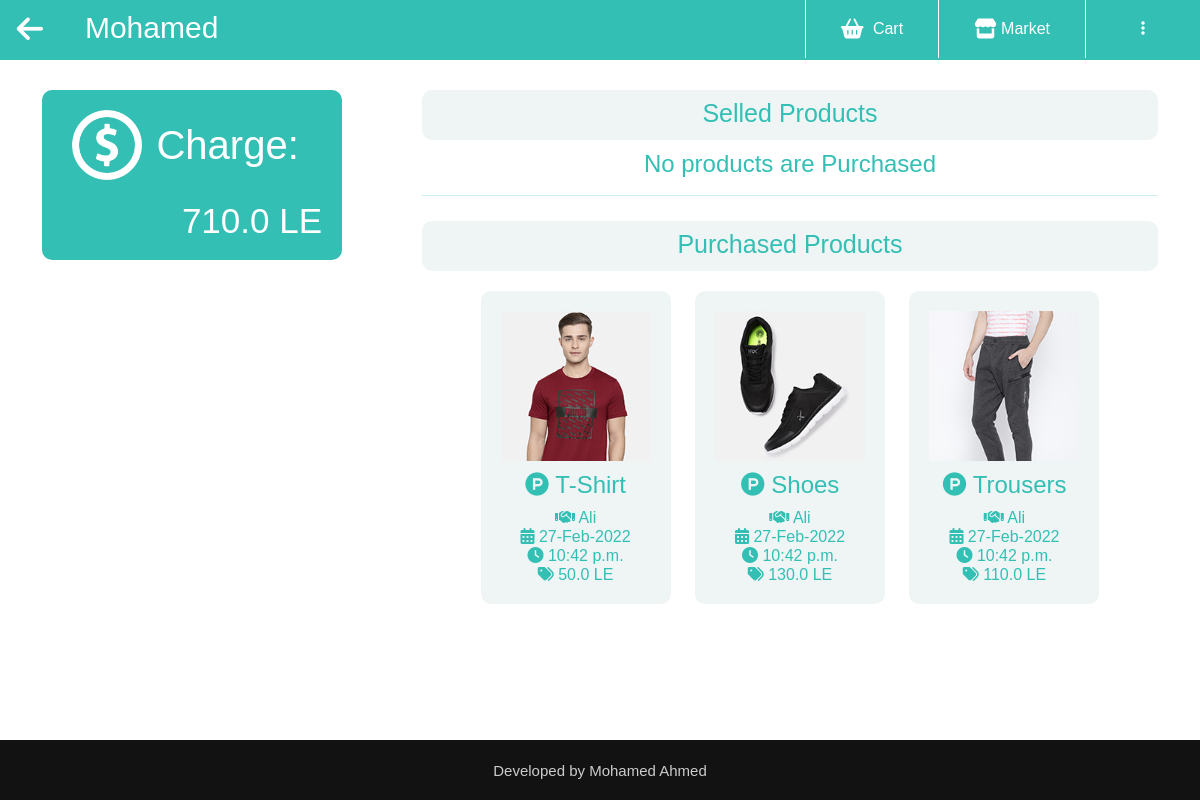
Page /2 (signed in) on the earlier database version.
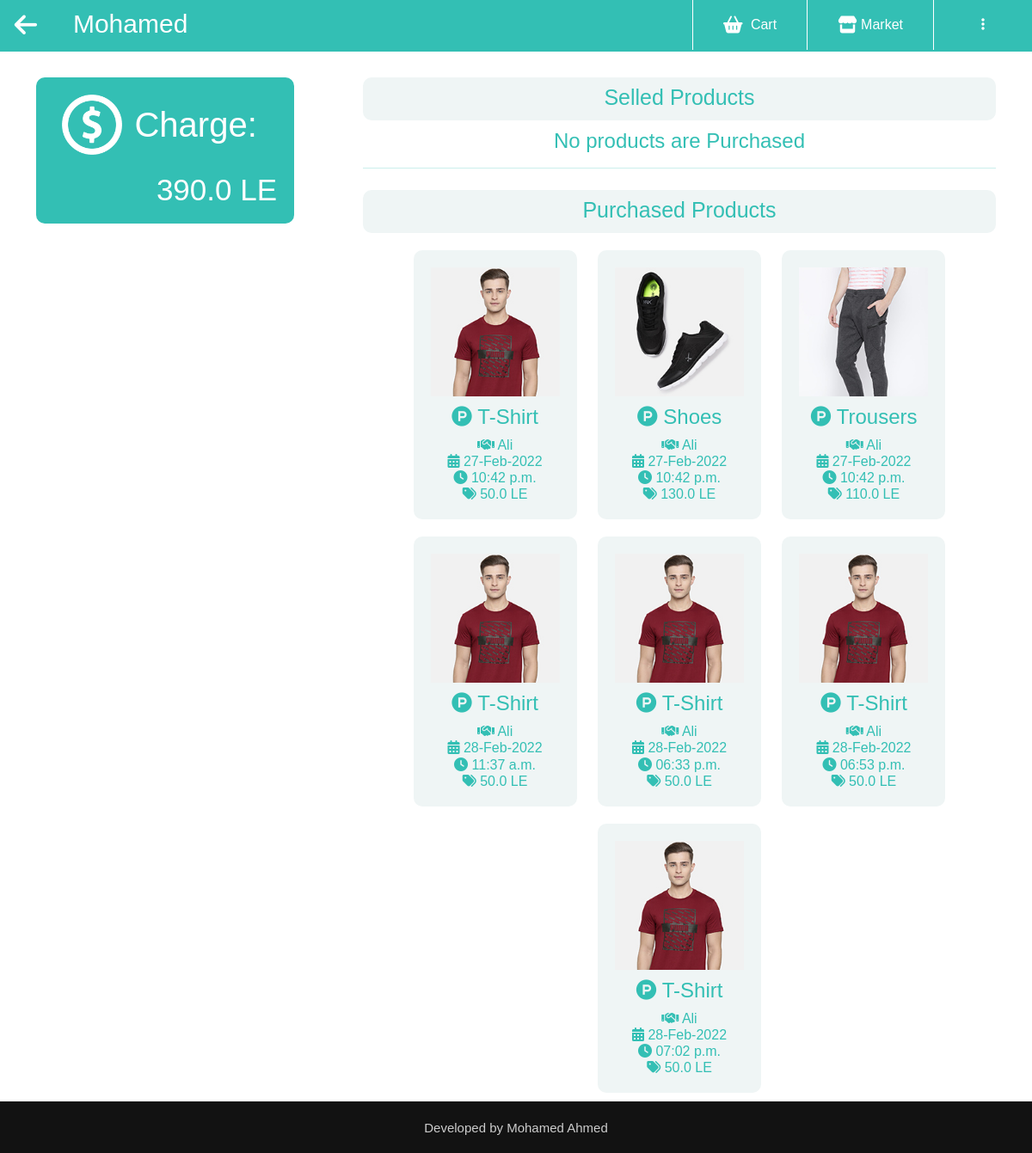
Same page on the later database version.
### marketplace/models.py (models this page shows, shortened)
class Account(AbstractBaseUser):
    username        = models.CharField(max_length=30, unique=True)
    email           = models.EmailField(verbose_name="email", max_length=80, unique=True)
    date_joined     = models.DateTimeField(verbose_name="date joined", auto_now_add=True)
    last_login      = models.DateTimeField(verbose_name="last login", auto_now=True)
    is_admin        = models.BooleanField(default=False)
    is_active       = models.BooleanField(default=False)
    is_staff        = models.BooleanField(default=False)
    is_superuser    = models.BooleanField(default=False)
    hideEmail       = models.BooleanField(default=True)
    balance         = models.FloatField(validators=[MinValueValidator(0)], default=0)
    objects = MyAccountManager()
    USERNAME_FIELD = 'email'
    REQUIRED_FIELDS = ['username']
    def __str__(self):
        return self.username

class Ownership(models.Model):
    id          = models.UUIDField(primary_key=True, default=uuid.uuid4, editable=False)
    seller      = models.ForeignKey(Account, on_delete=models.CASCADE, related_name="seller")
    buyer       = models.ForeignKey(Account, on_delete=models.CASCADE, related_name="buyer")
    product     = models.ForeignKey(Product, on_delete=models.CASCADE, related_name="productsBought")
    quantity    = models.IntegerField(validators=[MinValueValidator(0), MaxValueValidator(100)], blank=True)
    date_buy    = models.DateTimeField(verbose_name="date buy", auto_now_add=True)

class Product(models.Model):
    categories = (
        ('Digital Devices', 'Digital Devices'),
        ('Clothes', 'Clothes'),
        ('Sport', 'Sport'),
        ('Food', 'Food'),
        ('Home Devices', 'Home Devices'),
        ('Other', 'Other')
    )
    id          = models.UUIDField(primary_key=True, default=uuid.uuid4, editable=False)
    name        = models.CharField(max_length=30)
    description = models.CharField(max_length=200, default="")
    price       = models.FloatField(validators=[MinValueValidator(0)])
    quantity    = models.IntegerField(validators=[MinValueValidator(0), MaxValueValidator(1000)])
    recommend   = models.IntegerField(validators=[MinValueValidator(0)], default=0)
    category    = models.CharField(max_length=15, choices=categories, default=1)
    user        = models.ForeignKey(Account, on_delete=models.CASCADE, related_name="productOwner")
    image       = models.ImageField(upload_to="%Y/%m/%d", blank= True,
                    default='default.jpg')
    def __str__(self):
        return self.name

### marketplace/views.py (the view)
# urls.py: path("<str:id>", views.account, name="account"),
@login_required
def account(request, id):
    if request.user.id == int(id):
        request.session['back'] = 'account'
        user = Account.objects.get(pk= id)
        sProducts = Ownership.objects.filter(seller= user)
        pProducts = Ownership.objects.filter(buyer= user)
        return render(request, "marketplace/account.html", {
            "user": user,
            "sproduct": sProducts,
            "pproduct": pProducts
        })
    return HttpResponseRedirect(reverse('index'))

### marketplace/templates/marketplace/account.html (shortened to what this page needs)
{% extends 'marketplace/layout.html' %}
{% load static %}
{% block css %}
    <link rel="stylesheet" href="{% static 'marketplace/account.css' %}">
    <link href="https://cdn.jsdelivr.net/npm/bootstrap@5.1.3/dist/css/bootstrap.min.css" rel="stylesheet">
{% endblock %}
{% block navbar %}
    <div class="top-nav-bar" style="background-color: #33bfb4;">
        <div class="search-box">
            <a href="{% url 'index' %}" style="float: left; color: white; text-decoration: none; font-size: 30px; padding: 7px 12px 12px 0px;">
                &nbsp;&nbsp;<i class="fa fa-arrow-left" aria-hidden="true"></i>
            </a>
            <h1 style="color: #fff; font-size: 30px; padding: 10px 30px; text-align: left;">{{ user| title }}</h1>
        </div>
        <div class="menu-bar">
            <ul>
                <li>
                    <a href="{% url 'cart' user.id %}" style="color: white;"> <i class="fas fa-shopping-basket fa-lg"></i> Cart</a>
                </li>
                <li>
                    <a href="{% url 'market' user.id %}" style="color: white;"> <i class="fas fa-store fa-lg"></i> Market</a>
                </li>
                <li class="droplist">
                    <div class="dropdown">
                        <button class="dropbtn"><i class="fas fa-ellipsis-v"></i></button>
                    </div>
                </li>
            </ul>
        </div>
    </div>
{% endblock %}
{% block body %}
    <div class="account">
        <div class="container">
            <div class="row">
                <div class="col-4" style="color: #33bfb4; margin-top: 10px; margin-bottom: 50px;">
                    <div class="charge">
                        <img src="{% static 'marketplace/images/dollar.png' %}" width="70px" style="display: inline; margin: 20px 10px; ">
                        <h1 style="display: inline; vertical-align: middle;">Charge:</h1>
                        <h3 style="bottom: 20px;">{{ user.balance }} LE</h3>
                    </div>
                </div>
                <div class="col-8" style="color: #33bfb4; margin-top: 10px; text-align: center;">
                    <div class="row1" style="color: #33bfb4; font-size: 25px;">
                        Selled Products
                    </div>
                    {% for product in sproduct %}
                    <div class="row2">
                        <img src="../../static/media/{{ product.product.image }}" width="150px">
                        <h4 style="margin-top: 10px;"><i class="fab fa-product-hunt"></i> {{ product.product| title }}</h4>
                        <h6 style="margin: auto;"><i class="fas fa-handshake"></i> {{ product.buyer| title }}</h6>
                        <h6 style="margin: auto;"><i class="fa-solid fa-calendar-days"></i>
                            {{ product.date_buy|date:"d-M-Y" }}
                        </h6>
                        <h6 style="margin: auto;"><i class="fa-solid fa-clock"></i>
                            {{ product.date_buy|date:"H:m a" }}
                        </h6>
                        <h6 style="margin: auto;"><i class="fas fa-tags"></i> {{ product.product.price }} LE</h6>
                    </div>
                    {% empty %}
                        <h4> No products are Purchased </h4>
                    {% endfor %}
                    <hr>
                    <div class="row1" style="color: #33bfb4; font-size: 25px; margin-top: 25px;">
                        Purchased Products
                    </div>
                    {% for product in pproduct %}
                    <div class="row2">
                        <img src="../../static/media/{{ product.product.image }}" width="150px">
                        <a style="text-decoration: none; color: #33bfb4;" href="{% url 'product' product.product.id %}">
                            <h4 style="margin-top: 10px;"><i class="fab fa-product-hunt"></i> {{ product.product| title }}</h4>
                        </a>
                        <a style="text-decoration: none; color: #33bfb4;" href="{% url 'market' product.seller.id %}">
                            <h6 style="margin: auto;"><i class="fas fa-handshake"></i> {{ product.seller| title }}</h6>
                        </a>
                        <h6 style="margin: auto;"><i class="fa-solid fa-calendar-days"></i>
                            {{ product.date_buy|date:"d-M-Y" }}
                        </h6>
                        <h6 style="margin: auto;"><i class="fa-solid fa-clock"></i>
                            {{ product.date_buy|date:"h:i a" }}
                        </h6>
                        <h6 style="margin: auto;"><i class="fas fa-tags"></i> {{ product.product.price }} LE</h6>
                    </div>
                    {% empty %}
                        <h4> No products are Purchased </h4>
                    {% endfor %}
                </div>
            </div>
        </div>
    </div>
{% endblock %}
{% block pcss %}
    style="padding: 20px;"
{% endblock %}
{% block footercss %}
    style="bottom: 0;position: fixed; height: 60px; width: 100%;"
{% endblock %}

### marketplace/templates/marketplace/layout.html (shortened to what this page needs)
{% load static %}
<!DOCTYPE html>
<html lang="en">
<head>
    {% block css %}{% endblock %}
    <link rel="stylesheet" href="{% static 'marketplace/style.css' %}">
    <link href="{% static 'fontawesomefree/css/fontawesome.css' %}" rel="stylesheet" type="text/css">
    <link href="{% static 'fontawesomefree/css/brands.css' %}" rel="stylesheet" type="text/css">
    <link href="{% static 'fontawesomefree/css/solid.css' %}" rel="stylesheet" type="text/css">
</head>
<body>
    {% block navbar %}
    {% endblock %}
    {% block body %}
    {% endblock %}
    <section class="footer" {% block footercss %}{% endblock %}>
        <p class="copyright" {% block pcss %}{% endblock %}>Developed by Mohamed Ahmed</p>
    </section>
</body>
</html>

### marketplace/static/marketplace/account.css (style rules this page uses)
.account { margin-bottom: 60px; }
.charge { position: fixed; margin-right: 20px; padding: 0 20px; width: 25%; height: 170px; border-radius: 10px; background-color: #33bfb4; color: #fff; }
.charge h3 { font-size: 35px; text-align: right; }
.row1 { background-color: #eff5f5; width: 100%; height: 50px; border-radius: 10px; margin-bottom: 10px; padding: 5px 20px; }
.row2 { background-color: #eff5f5; width: auto; height: auto; border-radius: 10px; padding: 20px; margin: 10px; display: inline-block; text-align: center; }

### marketplace/static/marketplace/style.css (style rules this page uses)
* { margin: 0; padding: 0; }
body { font-family: sans-serif; }
.top-nav-bar { height: 60px; top: 0; position: sticky; background: #fff; margin-bottom: 20px; border-bottom: 3px solid #33bfb4; z-index: 2; }
.search-box { display: inline-flex; width: 60%; }
.menu-bar { width: 40%; height: 60px; float: right; }
.menu-bar ul { display: inline-flex; float: right; }
.menu-bar ul li { border-left: 1px solid #fff; list-style-type: none; padding: 17px 35px; text-align: center; background-color: #33bfb4; color: #fff; cursor: pointer; }
.menu-bar ul li a { font-size: 16px; font-size: bold; text-decoration: none; }
.fa-shopping-basket { margin-right: 5px; }
.dropbtn { background-color: #33bfb4; color: white; padding: 0px 20px; font-size: 16px; border: none; cursor: pointer; }
.dropdown { position: relative; display: inline-block; }
.footer { margin-top: 50px; background: #121212; color: #fff; }
.footer p { font-size: 12; color: #ccc; }
.copyright { margin-bottom: -80px; text-align: center; font-size: 15px; padding-bottom: 20px; }
.row { display: inline-flexbox; }

Differences in the rows shown:
changed Account "Mohamed": balance "710.0" → "390.0"
added Ownership: product.image (picture), product "T-Shirt", seller "Ali", date_buy "28-Feb-2022", date_buy "11:37 a.m.", product.price "50.0"
added Ownership: product.image (picture), product "T-Shirt", seller "Ali", date_buy "28-Feb-2022", date_buy "06:33 p.m.", product.price "50.0"
added Ownership: product.image (picture), product "T-Shirt", seller "Ali", date_buy "28-Feb-2022", date_buy "06:53 p.m.", product.price "50.0"
added Ownership: product.image (picture), product "T-Shirt", seller "Ali", date_buy "28-Feb-2022", date_buy "07:02 p.m.", product.price "50.0"
